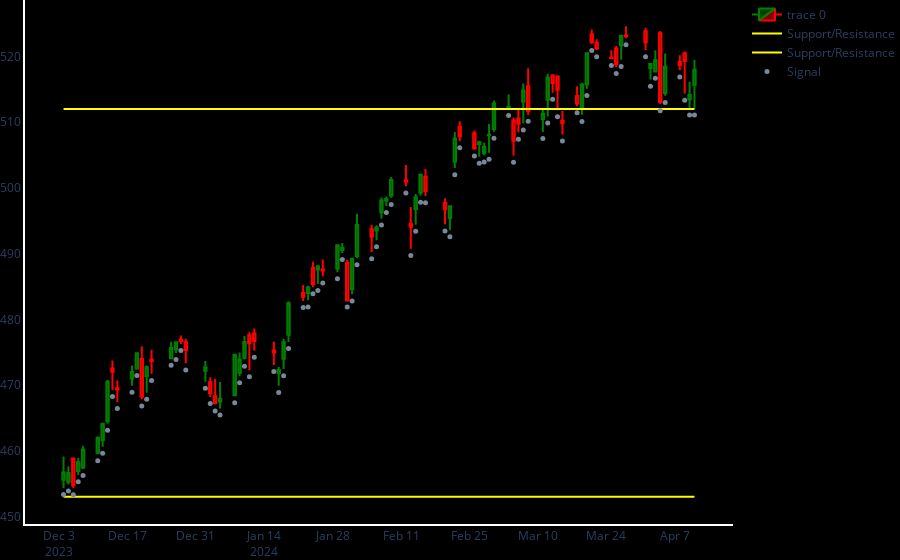

The code cell stored with this chart in its notebook:
### Code cell
dfpl = data[-90:-1]
import plotly.graph_objects as go 
fig = go.Figure(data=[go.Candlestick(x=dfpl.index,
                open=dfpl['Open'],
                high=dfpl['High'],
                low=dfpl['Low'],
                close=dfpl['Close'],
                increasing_line_color='green', decreasing_line_color='red'),
                go.Scatter(x=dfpl.index, y=[512]*len(dfpl), line=dict(color='yellow', width=2), name="Support/Resistance"),
                go.Scatter(x=dfpl.index, y=[453]*len(dfpl), line=dict(color='yellow', width=2), name="Support/Resistance"),
                go.Scatter(x=dfpl.index, y=dfpl.Low-1, mode="markers", marker=dict(size=5, color="lightslategray"), name="Signal")])
fig.update(layout_xaxis_rangeslider_visible=False)
fig.update_layout(paper_bgcolor="black", plot_bgcolor="black",
                  margin_l=0, margin_r=0, margin_t=0, margin_b=0)
fig.update_xaxes(showline=True, linewidth=2, linecolor='white', gridcolor='black')
fig.update_yaxes(showline=True, linewidth=2, linecolor='white', gridcolor='black')
fig.show()
